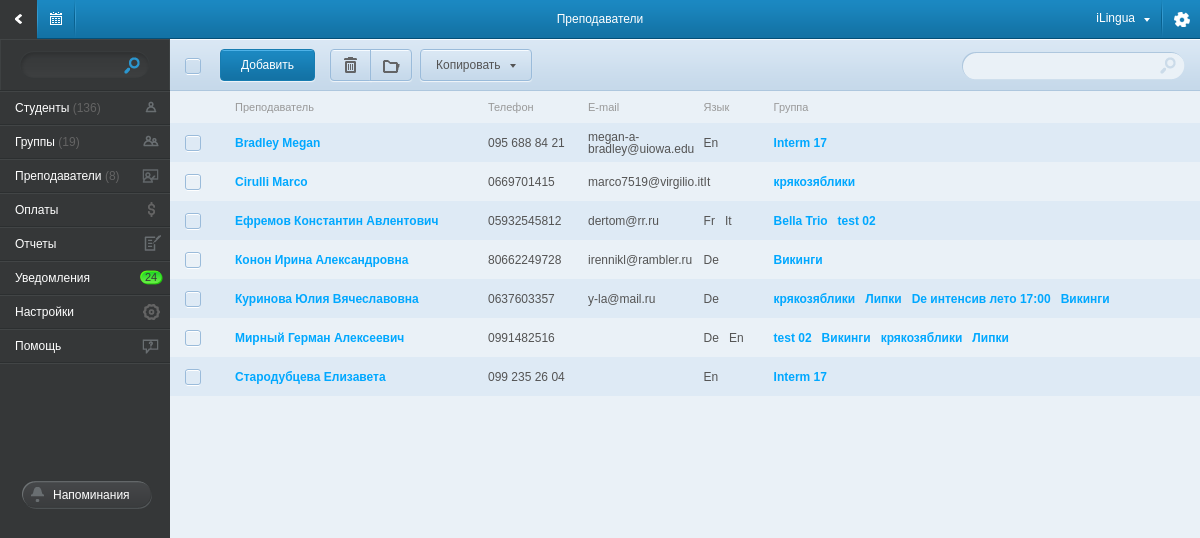
Screenshot of /teachers/ with the database file from the repository.
### tables this page shows
CREATE TABLE IF NOT EXISTS `users` (
  `id` mediumint(8) unsigned NOT NULL auto_increment,
  `ip_address` int(10) unsigned NOT NULL,
  `username` varchar(100) NOT NULL,
  `password` varchar(40) NOT NULL,
  `salt` varchar(40) default NULL,
  `email` varchar(100) NOT NULL,
  `activation_code` varchar(40) default NULL,
  `forgotten_password_code` varchar(40) default NULL,
  `remember_code` varchar(40) default NULL,
  `created_on` int(11) unsigned NOT NULL,
  `last_login` int(11) unsigned default NULL,
  `active` tinyint(1) unsigned default NULL,
  `fio` varchar(255) default NULL,
  `fio_name` varchar(100) NOT NULL,
  `fio_sname` varchar(100) NOT NULL,
  `fio_mname` varchar(100) NOT NULL,
  `name` varchar(150) NOT NULL default 'Антон',
  `company` varchar(100) default NULL,
  `phone` varchar(20) default NULL,
  `address` varchar(200) NOT NULL,
  `comment` varchar(255) NOT NULL,
  PRIMARY KEY  (`id`)
);

### application/controllers/main.php (called while the page is built, shortened)
<?php if ( ! defined('BASEPATH')) exit('No direct script access allowed');
class main extends CI_Controller{
    function __construct() {
        $this->load->database();
        $this->load->model('list_model',    'list');
        $this->load->model('student_model', 'student');
        $this->load->model('group_model',   'group');
        $this->load->model('payment_model', 'payment');
        $this->load->model('teacher_model', 'teacher');
        $this->load->model('schedule_model','schedule');
        $this->load->helper('valid_data');
        $this->load->helper('date_convert');
        $this->load->helper('student');
        $this->load->helper('other');
    }
    function teachers(){
        $tch_data['teachers_list'] = $this->teacher->get_teachers();
        $main_data_ar['title']          = 'Преподаватели';
        $main_data_ar['left_menu']      = $this->load->view('component/left_menu_view', '', TRUE);
        $main_data_ar['right_content']  = $this->load->view('page/teachers_view', $tch_data, TRUE);
        $this->load->view('main_view', $main_data_ar );
    }
}

### index.php (called while the page is built, shortened)
<?php
require_once BASEPATH.'core/CodeIgniter.php';

### application/models/teacher_model.php (called while the page is built, shortened)
<?php if ( ! defined('BASEPATH')) exit('No direct script access allowed');
class teacher_model extends CI_Model{
    function get_teachers(){
        $query = $this->db->query(" SELECT
                                        users.id, users.fio, users.email, users.phone,
                                        lang.short_name AS 'lang_name', lang.id AS 'lang_id',
                                        school_groups.id AS 'group_id', school_groups.name AS 'group_name'
                                    FROM `users`, `groups`, `users_groups`, `lang`, `teacher_lang`, `school_groups`, `school_groups_users`
                                    WHERE
                                        groups.name             = 'teachers'
                                        AND
                                        users_groups.group_id   = groups.id
                                        AND
                                        users_groups.user_id    = users.id
                                        AND
                                        lang.id                 = teacher_lang.lang_id
                                        AND
                                        teacher_lang.user_id    = users.id
                                        AND
                                        school_groups.id        = school_groups_users.school_groups_id
                                        AND
                                        school_groups_users.users_id = users.id
                                     ORDER BY users.fio ASC
                                  ");
        $result_ar = array();
        foreach( $query->result_array() as $row ){
            foreach( $row as $key => $val ){
                if( $key == 'lang_name')
                    $result_ar[$row['id']][$key][$row['lang_id']] = $val;
                elseif( $key == 'group_name' ){
                    $result_ar[$row['id']][$key][$row['group_id']] = $val;
                }
                else
                    $result_ar[$row['id']][$key] = $val;
            }
        }
        return $result_ar;
    }
}

### application/views/page/teachers_view.php (the view, shortened to what this page needs)
<div id="right_content">
    <div id="content_top_block">
        <div id="group_top_block">
            <div id="check_all_block">
            </div>
            <a href="/add_teacher/" class="top_left_btn_action" style="left:50px;">Добавить</a>
            <a href="#" class="top_left_btn top_left_btn_left top_left_btn_del"        style="left:160px;"
               onclick="send_post(  {   id: '1',
                   action: 'del'
               },
               '/action/student/del_student/',
               {title:'Выполняется удаление студента', content:'loader'} )">
                <div></div>
            </a>
            <a href="#" class="top_left_btn top_left_btn_right top_left_btn_catalog"   style="left:200px;"
               onclick="send_post(  {   id: '1',
               action: 'del'
           },
           '/action/student/del_student/',
           {title:'Выполняется удаление студента', content:'loader'} )">
                <div></div>
            </a>
            <a href="javascript:void(0)" class="top_left_btn top_left_btn_list show_slide_list" style="left:250px; width: 95px; position:relative;">
                <div>Копировать</div>
            </a>
            <div class="filter_group_top">
                <input type="text" name="group_filter" id="group_filter" />
            </div>
        </div>
    </div>
    <table class="group_tbl student_tdl">
        <tr class="group_first_tr">
            <td style="width: 35px;"></td>
            <td style="width: 30px;"></td>
            <td>Преподаватель</td>
            <td style="width: 100px;">Телефон</td>
            <td style="width: 100px;">E-mail</td>
            <td style="width: 70px;">Язык</td>
            <td>Группа</td>
        </tr>
        <?
        if ($teachers_list != NULL):
            foreach ($teachers_list as $teacher_ar):
                ?>
                <tr>
                    <td>
                    </td>
                    <td></td>
                    <td><a href="/teacher_cart/<?= $teacher_ar['id'] ?>/"><?= $teacher_ar['fio'] ?></a></td>
                    <td><?= $teacher_ar['phone'] ?></td>
                    <td><?= $teacher_ar['email'] ?></td>
                    <td>
                        <?
                            if (isset($teacher_ar['lang_name'])) {
                                foreach ($teacher_ar['lang_name'] as $lang_name) {
                                    echo $lang_name . '&nbsp;&nbsp;&nbsp;';
                                }
                            }
                        ?>
                    </td>
                    <td>
                        <?
                            if (isset($teacher_ar['group_name'])):
                                foreach ($teacher_ar['group_name'] as $key => $group_name):
                                    if($group_name != 'Индивидуал'):
                        ?>
                        <a href="/group_cart/<?=$key?>/" title="<?=$group_name?>"><?=$group_name?></a>&nbsp;&nbsp;
                        <?
                                    endif;
                                endforeach;
                            endif;
                        ?>
                    </td>
                </tr>
                <?
            endforeach;
        else:
            ?>
            <tr>
                <td colspan="8" style="text-align: center;"> В данной категории нет записей </td>
            </tr>
        <? endif; ?>
    </table>
</div>

### css/main.css (style rules this page uses)
body { font-family: Arial,Helvetica,Garuda,sans-serif; font-size: 12px; background-color: #b0b7ba; }
#left_menu, #right_content { display: table-cell; }
#right_content { vertical-align: top; }
#content_top_block { background-image: url('/img/bg_center_top_block.png'); height: 52px; position: relative; }
#group_top_block { height: 52px; position: relative; }
#group_top_block div { position: absolute; }
#check_all_block, #check_all_star { width: 20px; height: 20px; left: 0px; top: 18px; }
a.top_left_btn { display: block; position: absolute; width:40px; height: 30px; top: 10px; background-image: url(/img/btn_top_left.png); border: #9abbda solid 1px; border-radius: 4px; box-shadow: 0px 1px 1px #f1f6fa; }
a.top_left_btn_left { border-radius: 4px 0px 0px 4px; }
a.top_left_btn_right { border-radius: 0px 4px 4px 0px; }
a.top_left_btn div { width: inherit; height:inherit; background-image: url(/img/top_pic.png); background-repeat: no-repeat; }
a.top_left_btn_del div { background-position: -37px -58px; }
a.top_left_btn_catalog div { background-position: -4px -58px; }
a.top_left_btn_list { padding-left: 15px; }
a.top_left_btn_list div { background-image: url(/img/top_list_row.png); background-position: right 14px; line-height: 30px; color:#545454; }
a.top_left_btn_action { display: inline-block; position: absolute; top: 10px; height: 30px; line-height: 30px; padding: 0px 20px; color: #fff; background-image: url(/img/btn_top_left_action.png); border: #177cb1 solid 1px; border-radius: 4px; box-shadow: 0px 1px 1px #f1f6fa; }
.filter_group_top { background-image: url('/img/filter_group_top.png'); width: 224px; height: 29px; right: 15px; top: 12px; }
.filter_group_top input { position: absolute; width: 180px; height: 16px; left:10px; top: 6px; background: none; border: none; color:#a1a1a1; }
.group_tbl, .memo_tbl { width: 100%; border-collapse: collapse; }
.group_tbl .group_first_tr, .memo_tbl .group_first_tr { color: #999999 !important; background-image: none !important; }
.group_tbl .group_first_tr td, .memo_tbl .group_first_tr td { height: auto !important; line-height: normal !important; padding: 10px 0px 10px 0px; font-size: 11px; font-weight: normal !important; color: #999999 !important; }
.group_tbl td, .memo_tbl td { height: 39px; vertical-align: middle; color: #545454; }
.group_tbl td a, .memo_tbl td a { color: #00a8ff; text-decoration: none; font-weight: bold; }
a { font-size: 12px; color: #00a8ff; text-decoration: none; font-weight: normal; }

### rows the page displays
users: fio "Bradley Megan", phone "095 688 84 21", email "megan-a-bradley@uiowa.edu", lang_name "En", group_name "Interm 17"
users: fio "Cirulli Marco", phone "0669701415", email "marco7519@virgilio.it", lang_name "It", group_name "крякозяблики"
users: fio "Ефремов Константин Авлентович", phone "05932545812", email "dertom@rr.ru", lang_name "Fr", lang_name "It", group_name "Bella Trio", group_name "test 02"
users: fio "Конон Ирина Александровна", phone "80662249728", email "irennikl@rambler.ru", lang_name "De", group_name "Викинги"
users: fio "Куринова Юлия Вячеславовна", phone "0637603357", email "y-la@mail.ru", lang_name "De", group_name "крякозяблики", group_name "Липки", group_name "De интенсив лето 17:00", group_name "Викинги"
users: fio "Мирный Герман Алексеевич", phone "0991482516", lang_name "De", lang_name "En", group_name "test 02", group_name "Викинги", group_name "крякозяблики", group_name "Липки"
users: fio "Стародубцева Елизавета", phone "099 235 26 04", lang_name "En", group_name "Interm 17"

### other values shown
$title "Преподаватели"
